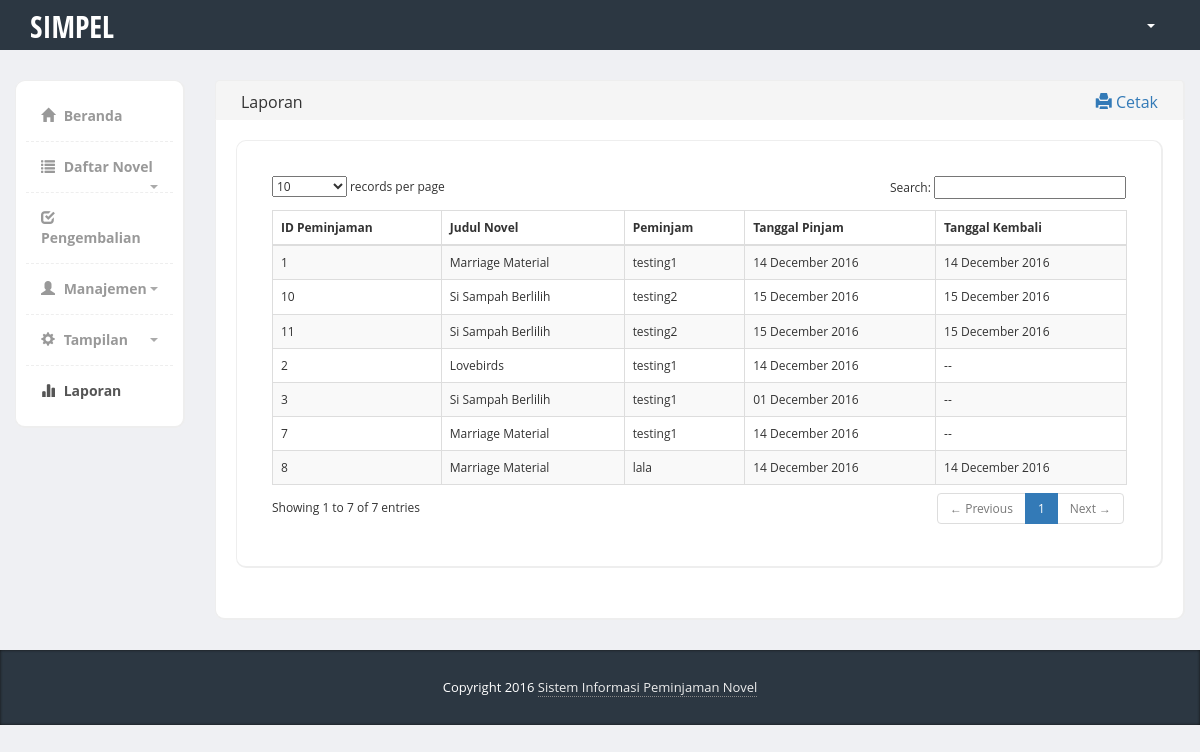
/index.php/admin_laporan, run on an earlier commit of the app's database.
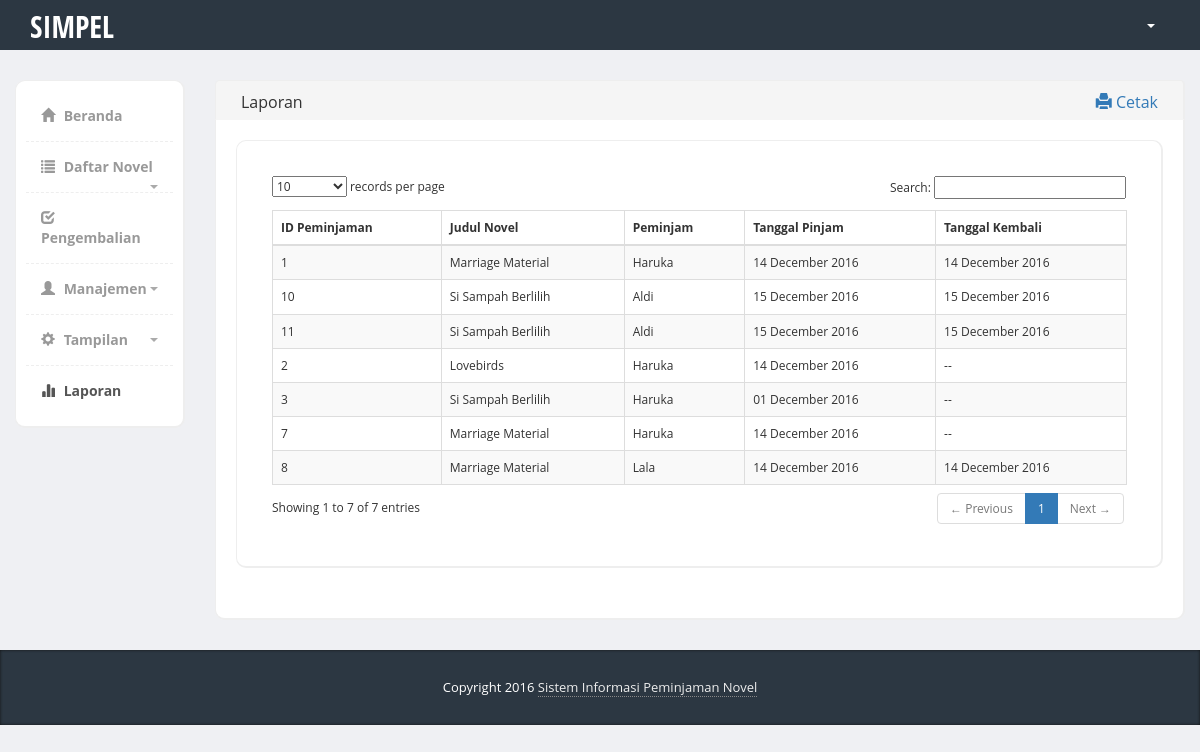
And on a later commit of the database.
### tables this page shows
CREATE TABLE `tbl_peminjaman` (
  `id_peminjaman` int(11) NOT NULL,
  `id_novel` int(11) NOT NULL,
  `id_user` int(11) NOT NULL,
  `tgl_pinjam` date NOT NULL,
  `tgl_kembali` date DEFAULT NULL
);

CREATE TABLE `tbl_user` (
  `id_user` int(11) NOT NULL,
  `nama` varchar(255) NOT NULL,
  `alamat` text NOT NULL,
  `email` varchar(255) NOT NULL,
  `no_telp` varchar(255) NOT NULL,
  `jenis_kelamin` enum('0','1') NOT NULL
);

CREATE TABLE `tbl_novel` (
  `id_novel` int(11) NOT NULL,
  `judul` varchar(255) NOT NULL,
  `deskripsi` text NOT NULL,
  `penulis` varchar(255) NOT NULL,
  `gambar` text NOT NULL,
  `stok` int(11) NOT NULL
);

### application/controllers/Admin_laporan.php (called while the page is built, shortened)
<?php
class Admin_laporan extends CI_Controller {
	public function __construct() {
		$this->load->model('m_peminjaman');
    }
	public function index()
	{
		$this->load->view('admin_header');
		$this->load->view('admin_laporan');
	}
}

### index.php (called while the page is built, shortened)
<?php
require_once BASEPATH.'core/CodeIgniter.php';

### application/models/M_peminjaman.php (called while the page is built, shortened)
<?php
class M_peminjaman extends CI_Model {
	public function tampil_peminjaman() {
        $sql = "select * from tbl_peminjaman
				inner join tbl_novel on tbl_novel.id_novel = tbl_peminjaman.id_novel
				inner join tbl_user on tbl_user.id_user = tbl_peminjaman.id_user
				order by tbl_peminjaman.id_peminjaman desc";
        return $this->db->query($sql);
    }
}
?>

### application/views/admin_laporan.php (the view)
				<div class="col-md-10">
					<div class="row">
						<div class="col-md-12">
							<div class="content-box-header panel-heading">
								<div class="panel-title ">Laporan</div>
								<div class="panel-options">
									<a target="_blank" href="<?php echo site_url(); ?>admin_laporan/cetak_laporan"><i class="glyphicon glyphicon-print"></i> Cetak</a>
								</div>
							</div>
							<div class="content-box-large box-with-header">
								<div class="content-box-large">
									<div class="panel-body">
										<table cellpadding="0" cellspacing="0" border="0" class="table table-striped table-bordered" id="example">
											<thead>
												<tr>
													<th>ID Peminjaman</th>
													<th>Judul Novel</th>
													<th>Peminjam</th>
													<th>Tanggal Pinjam</th>
													<th>Tanggal Kembali</th>
												</tr>
											</thead>
											<tbody>
												<?php
													$query = $this->m_peminjaman->tampil_peminjaman();
													foreach($query->result() as $row){
												?>
												<tr>
													<td><?php echo $row->id_peminjaman; ?></td>
													<td><?php echo $row->judul; ?></td>
													<td><?php echo $row->nama; ?></td>
													<td><?php echo date('d F Y',strtotime($row->tgl_pinjam)); ?></td>
													<td><?php if($row->tgl_kembali == NULL){ echo '--'; }else{ echo date('d F Y',strtotime($row->tgl_kembali)); } ?></td>
												</tr>
												<?php
													}
												?>
											</tbody>
										</table>
									</div>
								</div>
							</div>
						</div>
					</div>
				</div>
			</div>
		</div>
		<footer>
			<div class="container">
				<div class="copy text-center">
				   Copyright 2016 <a href="<?php echo site_url(); ?>admin_beranda">Sistem Informasi Peminjaman Novel</a>
				</div>
			</div>
		</footer>
	</body>
</html>

What changed in the data, as far as the page shows it:
changed through a linked row, tbl_peminjaman id 11: id_user.nama "testing2" → "Aldi"
changed through a linked row, tbl_peminjaman id 10: id_user.nama "testing2" → "Aldi"
changed through a linked row, tbl_peminjaman id 8: id_user.nama "lala" → "Lala"
changed through a linked row, tbl_peminjaman id 7: id_user.nama "testing1" → "Haruka"
changed through a linked row, tbl_peminjaman "01 December 2016": id_user.nama "testing1" → "Haruka"
changed through a linked row, tbl_peminjaman "Lovebirds": id_user.nama "testing1" → "Haruka"
changed through a linked row, tbl_peminjaman id 1: id_user.nama "testing1" → "Haruka"
